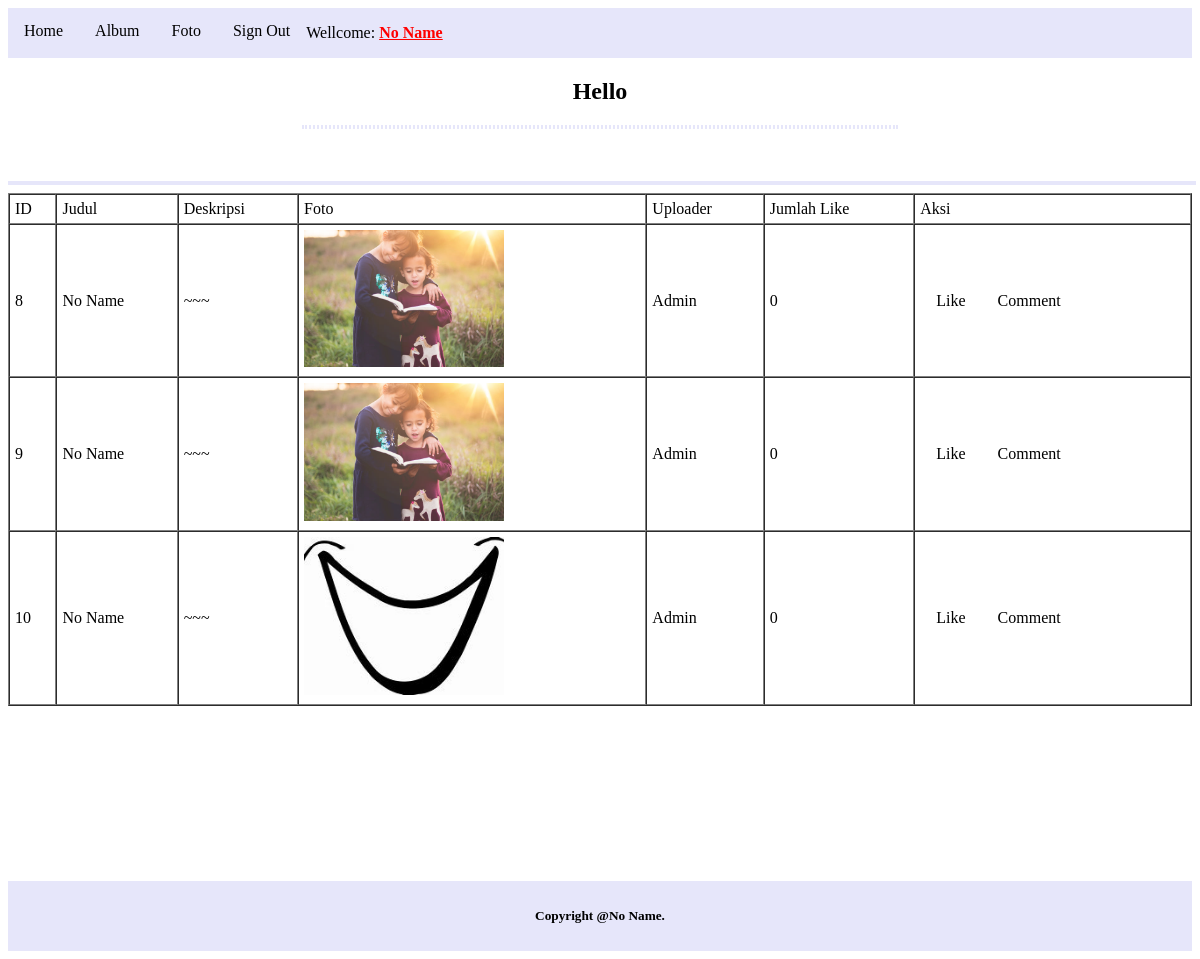
The app's page / (signed in) with its own data.
### tables this page shows
CREATE TABLE `foto` (
  `FotoID` int(11) NOT NULL,
  `JudulFoto` varchar(255) NOT NULL,
  `DeskripsiFoto` text NOT NULL,
  `TanggalUnggah` date NOT NULL,
  `LokasiFile` varchar(255) NOT NULL,
  `AlbumID` int(11) NOT NULL,
  `UserID` int(11) NOT NULL
);

CREATE TABLE `user` (
  `UserID` int(11) NOT NULL,
  `Username` varchar(255) NOT NULL,
  `Password` varchar(255) NOT NULL,
  `Email` varchar(255) NOT NULL,
  `NamaLengkap` varchar(255) NOT NULL,
  `Alamat` text NOT NULL
);

### index.php (the view, shortened to what this page needs)
<!DOCTYPE html>
<html lang="en">
<head>
    <link rel="stylesheet" href="style.css">
</head>
<body>
    <?php
        if(!isset($_SESSION['UserID'])) {
    ?>
        <header>
            <nav>
                <a href="register.php">Sign Up</a>
                <a href="login.php">Sign In</a>
            </nav>
        </header>
    <?php
        }else{
    ?>
        <header>
            <nav>
                <a href="index.php">Home</a>
                <a href="album.php">Album</a>
                <a href="foto.php">Foto</a>
                <a href="logout.php">Sign Out</a>
                <p>Wellcome: <b style="text-decoration: underline; color: red;"><?=$_SESSION['NamaLengkap']?></b></p>
            </nav>
        </header>
    <?php
        }
    ?>
        <marquee behavior="" direction="right">
            <center><h2>Hello</h2></center>
            <hr style="width: 50%; border: 2px dotted lavender">
        </marquee>
        <br><br>
        <hr  style="width: 100%; border: 2px solid lavender">
        <table width="100%" border="1" cellpadding="5" cellspacing="0">
            <tr>
                <td>ID</td>
                <td>Judul</td>
                <td>Deskripsi</td>
                <td>Foto</td>
                <td>Uploader</td>
                <td>Jumlah Like</td>
                <td>Aksi</td>
            </tr>
            <?php
                include "koneksi.php";
                $sql=mysqli_query($conn, "SELECT * FROM foto,user WHERE foto.UserID=user.UserID");
                while($data=mysqli_fetch_array($sql)) {
            ?>
                <tr>
                    <td><?=$data['FotoID']?></td>
                    <td><?=$data['JudulFoto']?></td>
                    <td><?=$data['DeskripsiFoto']?></td>
                    <td>
                        <img src="gambar/<?=$data['LokasiFile']?>" width="200px">
                    </td>
                    <td><?=$data['NamaLengkap']?></td>
                    <td>
                        <?php
                            $FotoID=$data['FotoID'];
                            $sql2=mysqli_query($conn, "SELECT * FROM likefoto WHERE FotoID='$FotoID'");
                            echo mysqli_num_rows($sql2);
                        ?>
                    </td>
                    <td>
                        <a href="like.php?FotoID=<?=$data['FotoID']?>">Like</a>
                        <a href="komentar.php?FotoID=<?=$data['FotoID']?>">Comment</a>
                    </td>
                </tr>
            <?php
                }
            ?>
        </table>
        <div class="footer">
            <div class="copyright">
                <h5>Copyright @No Name.</h5>
            </div>
        </div>
</body>
</html>

### style.css (style rules this page uses)
nav { list-style: none; margin: 0; padding: 0; overflow: hidden; background-color: lavender; }
a { float: left; display: block; color: black; text-align: center; padding: 14px 16px; text-decoration: none; }

### index.php (style rules this page uses)
.footer { margin-top: 175px; padding: 5px; background-color: lavender; text-align: center; }

### records on screen
foto: FotoID "8", JudulFoto "No Name", DeskripsiFoto "~~~", LokasiFile (picture), UserID.NamaLengkap "Admin", mysqli_num_rows($sql2) "0"
foto: FotoID "9", JudulFoto "No Name", DeskripsiFoto "~~~", LokasiFile (picture), UserID.NamaLengkap "Admin", mysqli_num_rows($sql2) "0"
foto: FotoID "10", JudulFoto "No Name", DeskripsiFoto "~~~", LokasiFile (picture), UserID.NamaLengkap "Admin", mysqli_num_rows($sql2) "0"

### other values on screen
$_SESSION['NamaLengkap'] "No Name"
